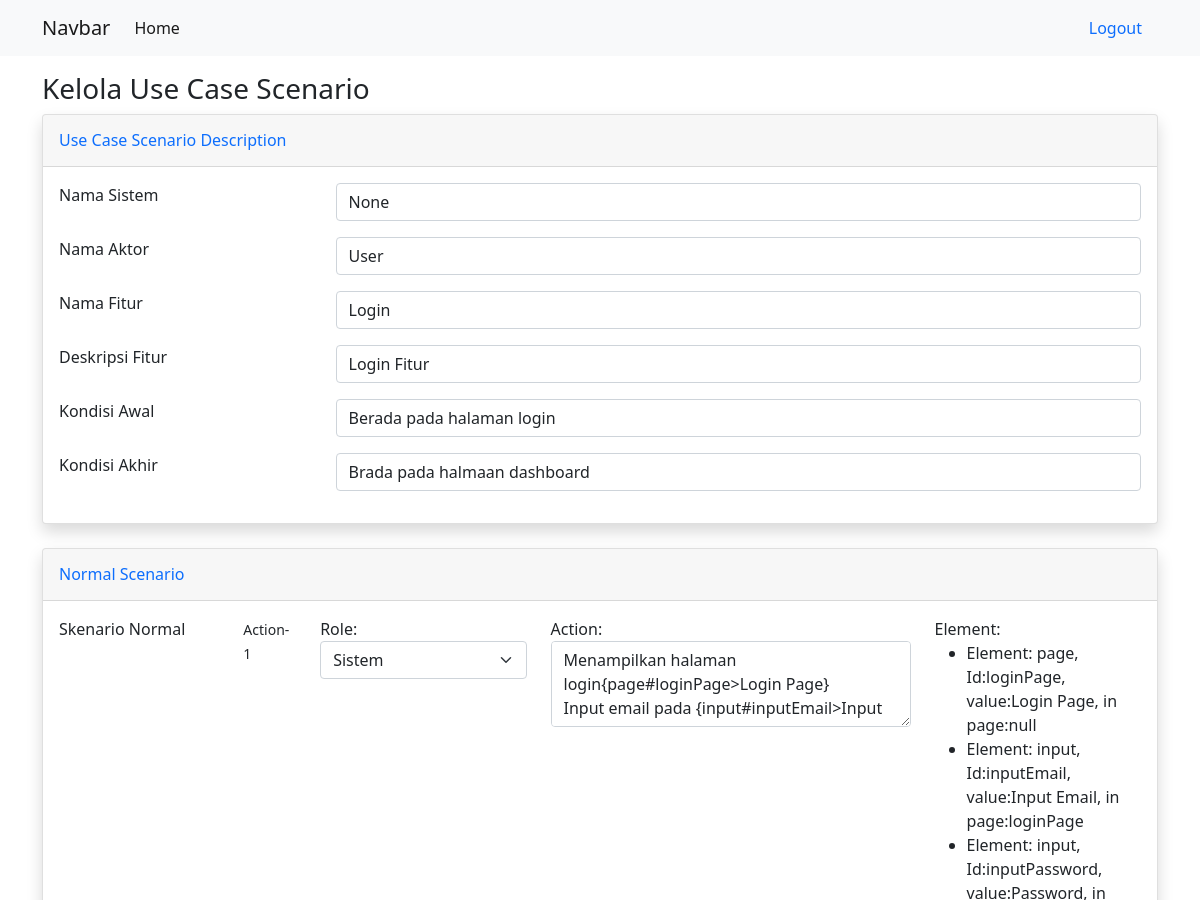
/formEditUCS/42/ (signed in, upper part), run on an earlier commit of the app's database.
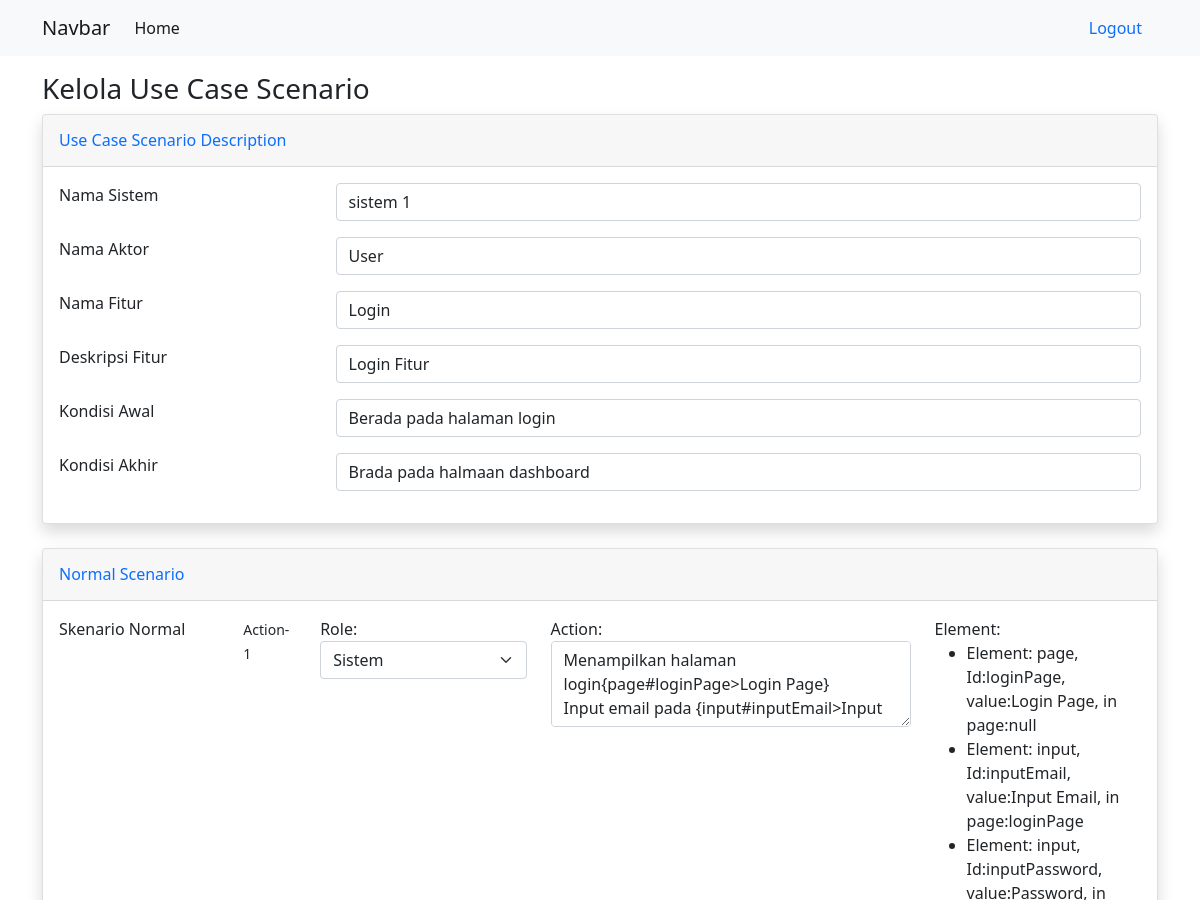
And on a later commit of the database.
### mainApp/models.py (models this page shows)
class UseCaseScenario(models.Model):
    system = models.CharField(max_length=200,null=True)
    actor = models.CharField(max_length=200,null=True)
    feature = models.CharField(max_length=200,null=True)
    feature_description = models.CharField(max_length=200,null=True)
    pre_condition = models.CharField(max_length=200,null=True)
    post_condition = models.CharField(max_length=200,null=True)
    normal_element = models.TextField(null=True)
    alternative_element = models.TextField(null=True)
    exception_element = models.TextField(null=True)
    normal_salt = models.TextField(null=True)
    alternative_salt = models.TextField(null=True)
    exception_salt = models.TextField(null=True)
    created_at = models.DateTimeField(auto_now_add=True, null=True)
    updated_at = models.DateTimeField(auto_now=True, null=True)
    created_by = models.ForeignKey(User, null=True, on_delete=models.SET_NULL)

### mainApp/views.py (the view)
# urls.py: path('formEditUCS/<str:pk>/', views.formEditUCS, name="formEditUCS"),
@login_required(login_url='login')
def formEditUCS(request,pk):
    ucs = UseCaseScenario.objects.get(id=pk)
    actions = serializers.serialize('json',Action.objects.filter(use_case_scenario=ucs)) #query_set to json
    context={'ucs':ucs,'actions':actions}
    return render(request,'mainApp/editUCS.html',context)

### mainApp/templates/mainApp/editUCS.html (shortened to what the changed rows need)
{% extends 'mainApp/main.html' %}
{% load static %}
{% block content %}
<div class="row row-form-sistem" style="margin-bottom: 70px;">
    <div class="col">
        <form class="form-useCaseScenario" action="" method="post">
            <div class="card shadow mb-4 card-description">
                <div class="card-body">
                    <div class="row row-system-name mb-3">
                        <div class="col-9">
                            <input type="text" class="form-control" placeholder="Nama Sistem" aria-label="Username"
                                aria-describedby="basic-addon1" required name="system" value="{{ ucs.system }}" required>
                        </div>
                    </div>
                    <div class="row row-actor-name mb-3">
                        <div class="col-9">
                            <input type="text" class="form-control" placeholder="Nama Aktor" aria-label="Username"
                                aria-describedby="basic-addon1" required name="actor" value="{{ ucs.actor }}" required>
                        </div>
                    </div>
                    <div class="row row-feature-name mb-3">
                        <div class="col-9">
                            <input type="text" class="form-control" name="feature_name" placeholder="Nama Fitur"
                                aria-describedby="basic-addon1" value="{{ ucs.feature }}" required>
                        </div>
                    </div>
                    <div class="row row-feature-description mb-3">
                        <div class="col-9">
                            <input type="text" class="form-control" name="feature_description"
                                placeholder="Deskripsi Fitur" aria-describedby="basic-addon1" value="{{ ucs.feature_description}}" required>
                        </div>
                    </div>
                    <div class="row row-pre-condition mb-3">
                        <div class="col-9">
                            <input type="text" class="form-control" placeholder="Kondisi Awal"
                                aria-describedby="basic-addon1" name="pre_condition" value="{{ ucs.pre_condition }}" required>
                        </div>
                    </div>
                    <div class="row row-post-condition mb-3">
                        <div class="col-9">
                            <input type="text" class="form-control" placeholder="Kondisi Akhir"
                                aria-describedby="basic-addon1" name="post_condition" value="{{ ucs.post_condition }}" required>
                        </div>
                    </div>
                </div>
            </div>
        </form>
    </div>
</div>
{%endblock%}

What changed in the data, as far as the page shows it:
changed UseCaseScenario "User": system "None" → "sistem 1"
